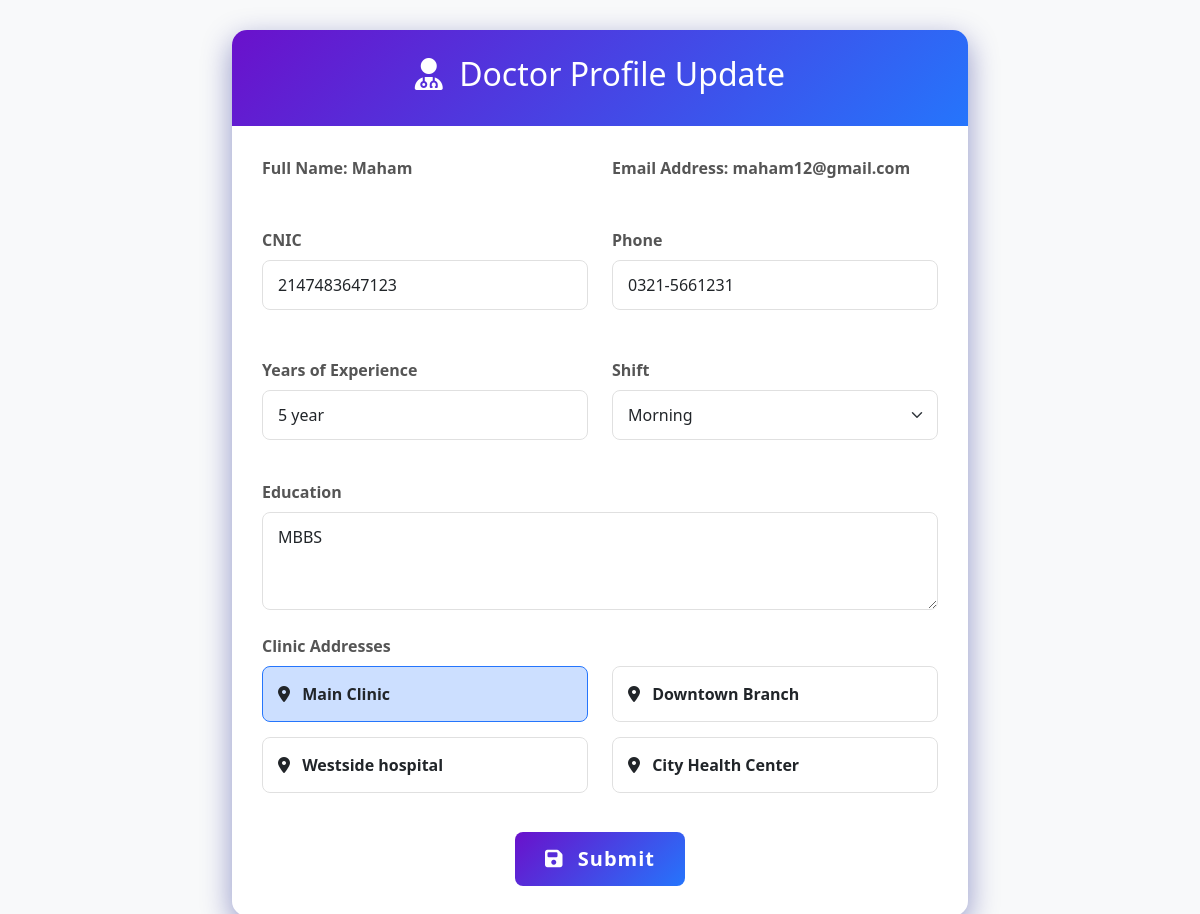
/admin/update_doc.php?updid=7 (signed in), run on the app's committed database.
### tables this page shows
CREATE TABLE `doctor` (
  `id` int(11) NOT NULL,
  `name` varchar(255) NOT NULL,
  `email` varchar(255) NOT NULL,
  `phone` varchar(255) NOT NULL,
  `gender` varchar(255) NOT NULL,
  `DOB` date NOT NULL,
  `city` int(11) NOT NULL,
  `CNIC` varchar(13) NOT NULL,
  `education` varchar(255) NOT NULL,
  `experience` text NOT NULL,
  `speciality` int(11) NOT NULL,
  `shift` varchar(255) NOT NULL,
  `address` varchar(255) NOT NULL,
  `drimage` varchar(255) NOT NULL
);

CREATE TABLE `signup` (
  `id` int(11) NOT NULL,
  `name` varchar(255) NOT NULL,
  `phone` varchar(255) NOT NULL,
  `email` varchar(225) NOT NULL,
  `password` varchar(225) NOT NULL,
  `role` varchar(225) NOT NULL
);

### admin/update_doc.php (the view, shortened to what this page needs)
   <?php
    include("../connection.php");
    if(isset($_GET['updid'])){
        $upid = $_GET['updid'];
        $query = "SELECT * FROM doctor WHERE id='$upid'";
        $result = mysqli_query($con, $query);
        $doctor = mysqli_fetch_assoc($result);
        $email = $doctor['email'];
        $name = $doctor['name'];
        $cnic = $doctor['CNIC'];
        $experience = $doctor['experience'];
        $shift = $doctor['shift'];
        $educate = $doctor['education'];
        $signquery = "SELECT * FROM signup WHERE email = '$email';";
        $signresult = mysqli_query($con, $signquery);
        $sign = mysqli_fetch_assoc($signresult);
        $phone = $sign['phone'];
        ?>
<!DOCTYPE html>
<html lang="en">
<head>
    <link href="https://cdn.jsdelivr.net/npm/bootstrap@5.3.0/dist/css/bootstrap.min.css" rel="stylesheet">
    <link rel="stylesheet" href="https://cdnjs.cloudflare.com/ajax/libs/animate.css/4.1.1/animate.min.css">
    <link rel="stylesheet" href="https://cdnjs.cloudflare.com/ajax/libs/font-awesome/6.4.0/css/all.min.css">
</head>
<body>
    <div class="container">
        <div class="row justify-content-center">
            <div class="col-lg-8">
                <div class="form-container animate__animated animate__fadeInUp">
                    <div class="form-header animate__animated animate__fadeIn">
                        <h2><i class="fas fa-user-md me-2"></i> Doctor Profile Update</h2>
                    </div>
                    <div class="form-body">
                        <form action="curd.php" method="post">
                            <div class="row mb-4">
                                <div class="col-md-6 mb-3 animate__animated animate__fadeInLeft">
                                    <label for="name" class="form-label">Full Name: <?php echo $name; ?></label>
                                </div>
                                <div class="col-md-6 mb-3 animate__animated animate__fadeInRight">
                                    <label for="email" class="form-label">Email Address: <?php echo $email; ?></label>
                                </div>
                            </div>
                            <div class="row mb-4">
                                <div class="col-md-6 mb-3 animate__animated animate__fadeInLeft">
                                    <label for="phone" class="form-label">CNIC</label>
                                    <input type="text" class="form-control" id="cnic" name="cnic"  value="<?php echo $cnic; ?>">
                                </div>
                                 <div class="col-md-6 mb-3 animate__animated animate__fadeInLeft">
                                    <label for="phone" class="form-label">Phone</label>
                                    <input type="text" class="form-control" id="phone" name="phone"  value="<?php echo $phone; ?>">
                                </div>
                            </div>
                            <div class="row mb-4">
                                <div class="col-md-6 mb-3 animate__animated animate__fadeInLeft">
                                    <label for="experience" class="form-label">Years of Experience</label>
                                    <input type="text" class="form-control" id="experience" placeholder="5" value="<?php echo $experience?>" name="experience">
                                </div>
                                <div class="col-md-6 mb-3 animate__animated animate__fadeInRight">
                                    <label for="shift" class="form-label">Shift</label>
                                    <select class="form-select" id="shift" name="shift">
                                        <option value="Morning" <?php if($shift == "Morning") echo "selected"; ?>>Morning</option>
                                    </select>
                                </div>
                            </div>
                            <div class="mb-4 animate__animated animate__fadeInUp">
                                <label for="education" class="form-label">Education</label>
                                <textarea class="form-control" id="education" rows="3" placeholder="Medical degrees and qualifications" name="educate"><?php echo $educate?></textarea>
                            </div>
                            <div class="mb-4 animate__animated animate__fadeInUp">
                                <label class="form-label">Clinic Addresses </label>
                                <div class="row">
                                    <div class="col-md-6 address-checkbox animate__animated animate__fadeInRight">
                                        <label for="address4">
                                            <i class="fas fa-map-marker-alt me-2"></i>
                                            <strong>Main Clinic</strong>
                                        </label>
                                    </div>
                                    <div class="col-md-6 address-checkbox animate__animated animate__fadeInRight">
                                        <label for="address2">
                                            <i class="fas fa-map-marker-alt me-2"></i>
                                            <strong>Downtown Branch</strong>
                                        </label>
                                    </div>
                                   <div class="col-md-6 address-checkbox animate__animated animate__fadeInRight">
                                        <label for="address3">
                                            <i class="fas fa-map-marker-alt me-2"></i>
                                            <strong>Westside hospital</strong>
                                        </label>
                                    </div>
                                    <div class="col-md-6 address-checkbox animate__animated animate__fadeInRight">
                                        <label for="address1">
                                            <i class="fas fa-map-marker-alt me-2"></i>
                                            <strong>City Health Center</strong>
                                        </label>
                                    </div>
                                </div>
                            </div>
                                  <?php
    }
?>
                            <div class="text-center mt-4 animate__animated animate__fadeInUp">
                                <button type="submit" class="btn btn-update btn-lg text-white" name="update">
                                    <i class="fas fa-save me-2"></i> Submit
                                </button>
                            </div>
                        </form>
                    </div>
                </div>
            </div>
        </div>
    </div>
</body>
</html>

### admin/update_doc.php (style rules this page uses)
body { background-color: #f8f9fa; font-family: 'Segoe UI', Tahoma, Geneva, Verdana, sans-serif; }
.form-container { background: white; border-radius: 15px; box-shadow: 0 10px 30px rgba(3, 12, 131, 0.42); overflow: hidden; margin-top: 30px; margin-bottom: 30px; transition: all 0.3s ease; }
.form-header { background: linear-gradient(135deg, #6a11cb 0%, #2575fc 100%); color: white; padding: 25px; text-align: center; }
.form-body { padding: 30px; }
.form-control, .form-select { border-radius: 8px; padding: 12px 15px; border: 1px solid #e0e0e0; transition: all 0.3s; }
.btn-update { background: linear-gradient(135deg, #6a11cb 0%, #2575fc 100%); border: none; padding: 12px 30px; font-weight: 600; letter-spacing: 1px; transition: all 0.3s; }
.address-checkbox { margin-bottom: 15px; }
.address-checkbox label { display: block; padding: 15px; border: 1px solid #e0e0e0; border-radius: 8px; cursor: pointer; transition: all 0.3s; }
.address-checkbox input[type="checkbox"]:checked + label { border-color: rgba(37, 117, 252, 1); background-color: rgba(37, 116, 252, 0.23); }
.form-label { font-weight: 600; margin-bottom: 8px; color: #555; }

### data on the page
doctor: name "Maham", email "maham12@gmail.com", cnic "2147483647123", experience "5 year", shift "Morning", educate "MBBS"
signup: phone "0321-5661231"
